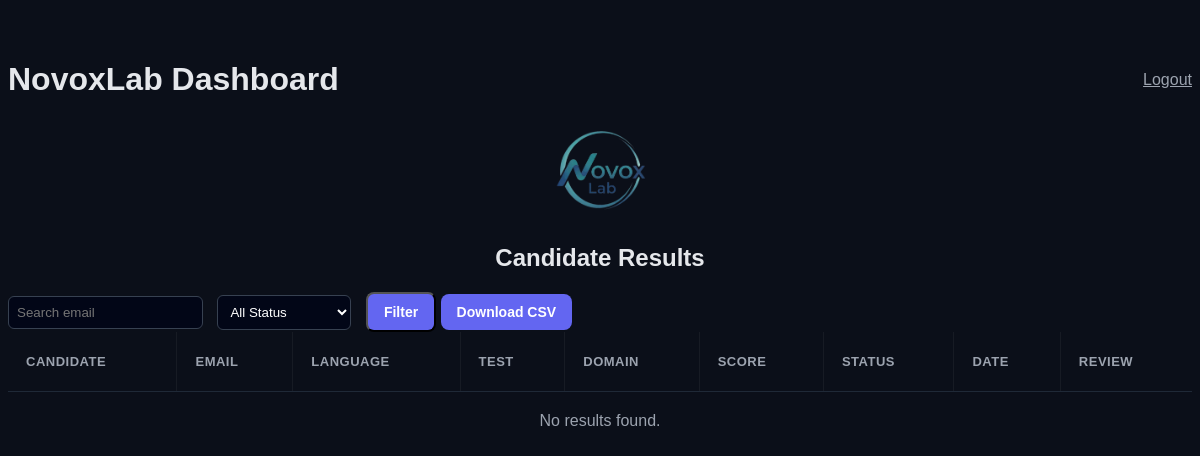
The app's page /dashboard (signed in), older data.
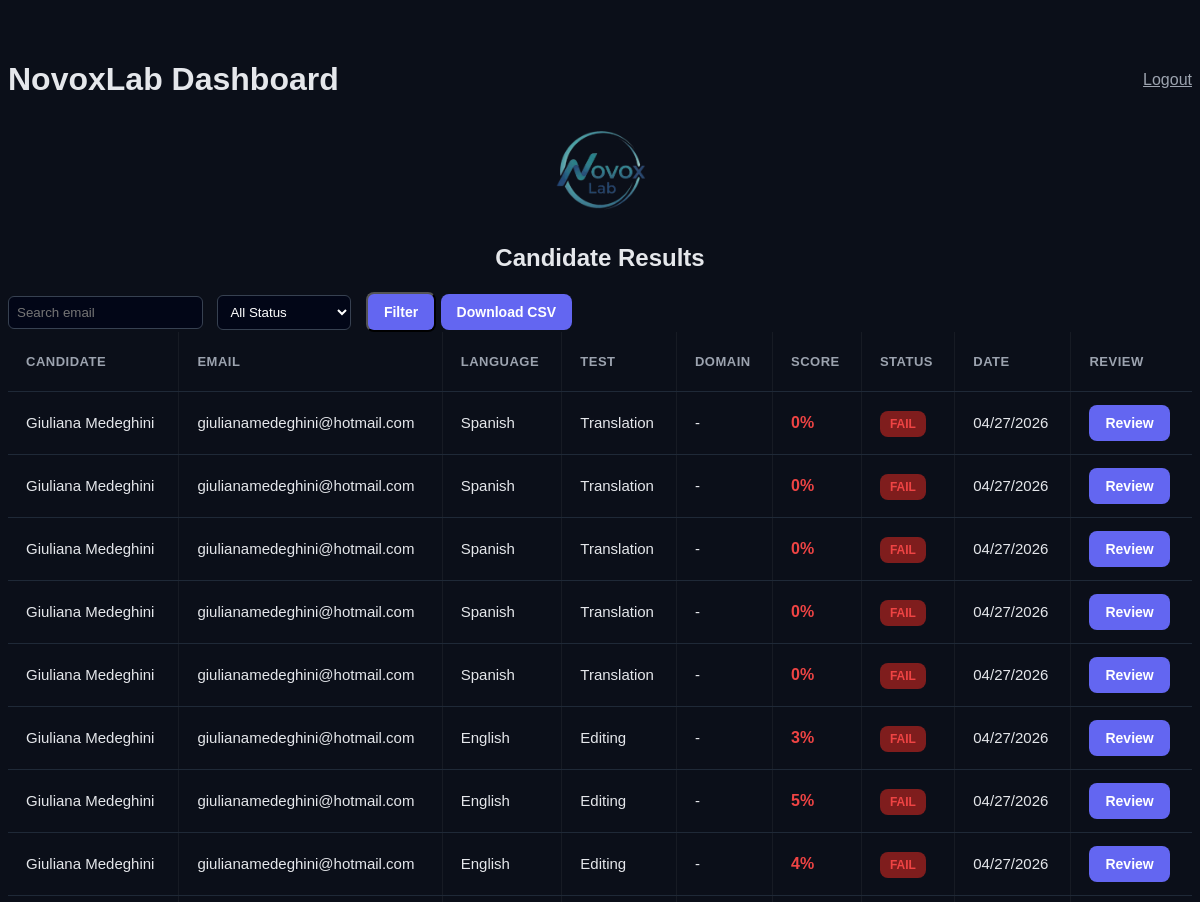
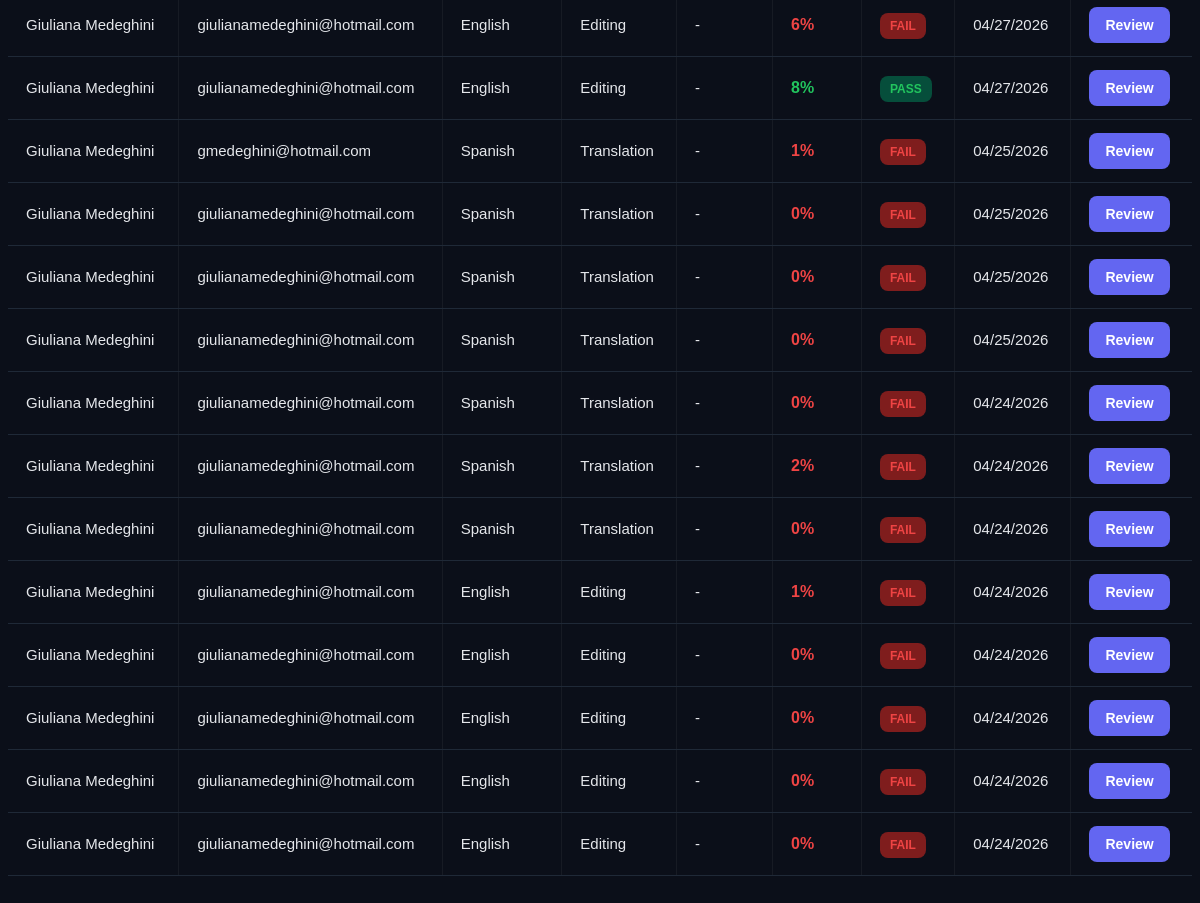
The same page, newer data (2 pictures, top to bottom).
### tables this page shows
CREATE TABLE results (
        id INTEGER PRIMARY KEY AUTOINCREMENT,
        first_name TEXT,
        last_name TEXT,
        email TEXT,
        test_type TEXT,
        language TEXT,
        answer TEXT,

        translation_score TEXT,
        interpretation_score TEXT,
        status TEXT,

        audio1 TEXT,
        audio2 TEXT,
        audio3 TEXT,
        audio4 TEXT,

        transcription1 TEXT,
        transcription2 TEXT,
        transcription3 TEXT,
        transcription4 TEXT,

        created_at TEXT
    , editing_score TEXT, final_score REAL, post_edit_score TEXT, gleu_score REAL, bleu_score REAL, ter_score REAL, ai_component REAL, bleu_component REAL, ter_component REAL, t1_en TEXT, t2_en TEXT, t3_en TEXT, t4_en TEXT, flag TEXT, step1_original TEXT, step2_original TEXT, step1_answer TEXT, step2_answer TEXT, rev_transcription1 TEXT, rev_transcription2 TEXT, rev_transcription3 TEXT, rev_transcription4 TEXT);

### app.py (the view)
@app.route("/dashboard")
def dashboard():
    try:
        if not session.get("logged_in"):
            return redirect(url_for("login"))
        conn = sqlite3.connect(DB_PATH)
        conn.row_factory = sqlite3.Row
        c = conn.cursor()
        search = request.args.get("search", "")
        status_filter = request.args.get("status", "")
        query = "SELECT * FROM results WHERE 1=1"
        params = []
        if search:
            query += " AND email LIKE ?"
            params.append(f"%{search}%")
        if status_filter:
            query += " AND status = ?"
            params.append(status_filter)
        query += " ORDER BY created_at DESC"
        c.execute(query, params)
        results = c.fetchall()
        conn.close()
        return render_template("dashboard.html", results=results)
    except Exception as e:
        return str(e)

### templates/dashboard.html (shortened to what this page needs)
<!DOCTYPE html>
<html>
<head>
</head>
<body>
<div class="container">
<div style="display:flex; justify-content:space-between; align-items:center;">
    <h1>NovoxLab Dashboard</h1>
    <a href="/logout" style="color:#9ca3af;">Logout</a>
</div>
<div style="text-align:center; margin-bottom:20px;">
  <img src="{{ url_for('static', filename='images/logo.png') }}" style="height:100px;">
  <h2>Candidate Results</h2>
</div>
<form method="GET">
  <input type="text" name="search" placeholder="Search email" value="{{ request.args.get('search', '') }}">
 <select name="status">
  <option value="">All Status</option>
 </select>
  <button class="button">Filter</button>
  <a href="/download" class="button">Download CSV</a>
</form>
<div class="table-wrapper">
<table>
  <thead>
    <tr>
      <th>Candidate</th>
      <th>Email</th>
      <th>Language</th>
      <th>Test</th>
      <th>Domain</th>
      <th>Score</th>
      <th>Status</th>
      <th>Date</th>
      <th>Review</th>
    </tr>
  </thead>
  <tbody>
    {% for r in results %}
    <tr {% if r.flag == "AI suspected" %}style="background:#1f2937;"{% endif %}>
      <td>{{ r.first_name }} {{ r.last_name }}</td>
      <td>{{ r.email }}</td>
      <td>{{ r.language or "-" }}</td>
      <td>
        {% if r.test_type == "post_editing" %}
          Post-MT Editing
        {% elif r.test_type == "language_test" %}
          Spoken Language
        {% elif r.test_type == "terminology" %}
          Terminology
        {% else %}
          {{ r.test_type|replace("_", " ")|title }}
        {% endif %}
      </td>
      <td>
        {{ r.domain.replace("_", " ")|title if r.domain else "-" }}
      </td>
      <td>
        <strong style="font-size:16px;">
          {% if r.final_score is not none %}
          {% set score = "%.0f"|format(r.final_score) %}
          {% if r.final_score >= 8 or r.final_score >= 80 %}
            <span style="color:#22c55e;">{{ score }}%</span>
          {% elif r.final_score >= 6 or r.final_score >= 60 %}
            <span style="color:#f59e0b;">{{ score }}%</span>
          {% else %}
            <span style="color:#ef4444;">{{ score }}%</span>
          {% endif %}
          {% else %}
            -
          {% endif %}
        </strong>
      </td>
      <td>
        {% if r.status == "PASSED" or r.status == "STRONG PASS" %}
          <span style="
            background:#064e3b;
            color:#22c55e;
            padding:6px 10px;
            border-radius:8px;
            font-size:12px;
            font-weight:bold;
          ">
            PASS
          </span>
        {% else %}
          <span style="
             background:#7f1d1d;
             color:#ef4444;
             padding:6px 10px;
             border-radius:8px;
             font-size:12px;
             font-weight:bold;
          ">
             FAIL
          </span>
         {% endif %}
       </td>
       <td>
         {{ r.created_at[5:7] }}/{{ r.created_at[8:10] }}/{{ r.created_at[0:4] }}
       </td>
       <td>
         <a href="/result/{{ r.id }}" class="button">
           Review
         </a>
       </td>
    </tr>
    {% endfor %}
  </tbody>
</table>
</div>
{% if results|length == 0 %}
        <p style="text-align:center; margin-top:20px; color:#9ca3af;">
          No results found.
        </p>
      {% endif %}
</div>
</body>
</html>

### templates/dashboard.html (style rules this page uses)
body { background: #0b0f19; color: #e5e7eb; font-family: Arial; }
.container { max-width: 1200px; margin: 40px auto; }
.table-wrapper { overflow-x: auto; }
table { font-size: 14px; width: 100%; border-collapse: collapse; table-layout: auto; }
th, td { padding: 22px 18px; border-bottom: 1px solid #1f2937; border-right: 1px solid rgba(255,255,255,0.05); text-align: left; vertical-align: middle; }
th:last-child, td:last-child { border-right: none; }
td { font-size: 15px; }
th { color: #9ca3af; font-size: 13px; letter-spacing: 0.5px; text-transform: uppercase; position: sticky; top: 0; background: #0b0f19; }
.button { background: #6366f1; color: white; padding: 10px 16px; border-radius: 8px; text-decoration: none; font-size: 14px; font-weight: 600; transition: 0.2s ease; }
input, select { padding: 8px; margin-right: 10px; background: #020617; border: 1px solid #374151; color: white; border-radius: 6px; }

Row changes from the older to the newer data that the page shows:
added results: first_name "Giuliana", last_name "Medeghini", email "giulianamedeghini@hotmail.com", language "Spanish", test_type "Translation", domain.replace "-", score "0", status "FAIL", created_at "04", created_at "27", created_at "2026"
added results: first_name "Giuliana", last_name "Medeghini", email "giulianamedeghini@hotmail.com", language "Spanish", test_type "Translation", domain.replace "-", score "0", status "FAIL", created_at "04", created_at "27", created_at "2026"
added results: first_name "Giuliana", last_name "Medeghini", email "giulianamedeghini@hotmail.com", language "Spanish", test_type "Translation", domain.replace "-", score "0", status "FAIL", created_at "04", created_at "27", created_at "2026"
added results: first_name "Giuliana", last_name "Medeghini", email "giulianamedeghini@hotmail.com", language "Spanish", test_type "Translation", domain.replace "-", score "0", status "FAIL", created_at "04", created_at "27", created_at "2026"
added results: first_name "Giuliana", last_name "Medeghini", email "giulianamedeghini@hotmail.com", language "Spanish", test_type "Translation", domain.replace "-", score "0", status "FAIL", created_at "04", created_at "27", created_at "2026"
added results: first_name "Giuliana", last_name "Medeghini", email "giulianamedeghini@hotmail.com", language "English", test_type "Editing", domain.replace "-", score "3", status "FAIL", created_at "04", created_at "27", created_at "2026"
added results: first_name "Giuliana", last_name "Medeghini", email "giulianamedeghini@hotmail.com", language "English", test_type "Editing", domain.replace "-", score "5", status "FAIL", created_at "04", created_at "27", created_at "2026"
added results: first_name "Giuliana", last_name "Medeghini", email "giulianamedeghini@hotmail.com", language "English", test_type "Editing", domain.replace "-", score "4", status "FAIL", created_at "04", created_at "27", created_at "2026"
added results: first_name "Giuliana", last_name "Medeghini", email "giulianamedeghini@hotmail.com", language "English", test_type "Editing", domain.replace "-", score "6", status "FAIL", created_at "04", created_at "27", created_at "2026"
added results: first_name "Giuliana", last_name "Medeghini", email "giulianamedeghini@hotmail.com", language "English", test_type "Editing", domain.replace "-", score "8", status "PASS", created_at "04", created_at "27", created_at "2026"
added results: first_name "Giuliana", last_name "Medeghini", email "gmedeghini@hotmail.com", language "Spanish", test_type "Translation", domain.replace "-", score "1", status "FAIL", created_at "04", created_at "25", created_at "2026"
added results: first_name "Giuliana", last_name "Medeghini", email "giulianamedeghini@hotmail.com", language "Spanish", test_type "Translation", domain.replace "-", score "0", status "FAIL", created_at "04", created_at "25", created_at "2026"
added results: first_name "Giuliana", last_name "Medeghini", email "giulianamedeghini@hotmail.com", language "Spanish", test_type "Translation", domain.replace "-", score "0", status "FAIL", created_at "04", created_at "25", created_at "2026"
added results: first_name "Giuliana", last_name "Medeghini", email "giulianamedeghini@hotmail.com", language "Spanish", test_type "Translation", domain.replace "-", score "0", status "FAIL", created_at "04", created_at "25", created_at "2026"
added results: first_name "Giuliana", last_name "Medeghini", email "giulianamedeghini@hotmail.com", language "Spanish", test_type "Translation", domain.replace "-", score "0", status "FAIL", created_at "04", created_at "24", created_at "2026"
added results: first_name "Giuliana", last_name "Medeghini", email "giulianamedeghini@hotmail.com", language "Spanish", test_type "Translation", domain.replace "-", score "2", status "FAIL", created_at "04", created_at "24", created_at "2026"
added results: first_name "Giuliana", last_name "Medeghini", email "giulianamedeghini@hotmail.com", language "Spanish", test_type "Translation", domain.replace "-", score "0", status "FAIL", created_at "04", created_at "24", created_at "2026"
added results: first_name "Giuliana", last_name "Medeghini", email "giulianamedeghini@hotmail.com", language "English", test_type "Editing", domain.replace "-", score "1", status "FAIL", created_at "04", created_at "24", created_at "2026"
added results: first_name "Giuliana", last_name "Medeghini", email "giulianamedeghini@hotmail.com", language "English", test_type "Editing", domain.replace "-", score "0", status "FAIL", created_at "04", created_at "24", created_at "2026"
added results: first_name "Giuliana", last_name "Medeghini", email "giulianamedeghini@hotmail.com", language "English", test_type "Editing", domain.replace "-", score "0", status "FAIL", created_at "04", created_at "24", created_at "2026"
added results: first_name "Giuliana", last_name "Medeghini", email "giulianamedeghini@hotmail.com", language "English", test_type "Editing", domain.replace "-", score "0", status "FAIL", created_at "04", created_at "24", created_at "2026"
added results: first_name "Giuliana", last_name "Medeghini", email "giulianamedeghini@hotmail.com", language "English", test_type "Editing", domain.replace "-", score "0", status "FAIL", created_at "04", created_at "24", created_at "2026"
Text that changed along with them:
text no longer shown: "No results found."
